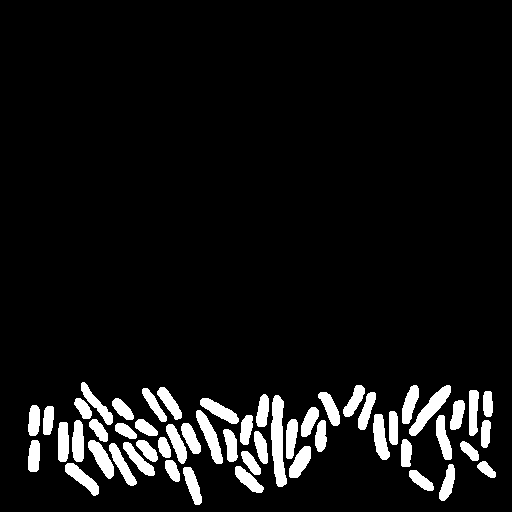
#> input picture gt_elf_fluo.tif, 512 x 512 px, found by its file name; the run also reads 1 picture not shown here
$ python evalfluodata.py   (Python 2 division)   (older library calls are emulated)
#> lines starting #> are read from the running program, lines starting #| are printed output that depends on the picture; after the words box and inside, x2 and y2 are one past the last pixel; in counts of white or black regions, pixels touching at a corner belong together
### createbacteria.py
''''
img is the classified image
'''


import numpy as np
import cv2
from matplotlib import pyplot as plt
import skimage.morphology as skmorph
from scipy.ndimage import label
import scipy as sp
import gaussianRectangle
from sklearn.cluster import k_means_
import itertools
import sklearn

def findAreaDistribution(img):
    '''
    findAreaDistribution(img)--> sizearray, containing area of all objects
    '''
    uniq = np.unique(img)
    uniq = uniq[uniq>0]
    sizearray = np.zeros_like(uniq)
    for ii, jj in enumerate(uniq):
        sizearray[ii] = np.sum(img==jj)
    return(sizearray)

def removeBoundaryLabel(labelimg):
    '''
       removeBoundaryLabel(labelimg)-> outimg boundary labels removed
    '''

    boundlab = np.unique( np.concatenate(( labelimg[0,:] , labelimg[:,0] ,labelimg[-1,:], labelimg[:,-1])  ) )
    boundlab = boundlab[boundlab>0]
    for ii in boundlab:
        labelimg[labelimg==ii]=0
    return(labelimg)


def labelDilation(img, window):

    '''labelDilation(img, window) -->dilimage

    input (labeled image, window size)

    '''


    wsize = window/2
    gt = img
    dilimage = np.copy(img)
    for ii in np.arange(window, gt.shape[0]-window,1 ):
        for jj in np.arange(window, gt.shape[1]-window,1 ):
            if(np.sum(gt[ii-wsize:ii+wsize+1,jj-wsize:jj+wsize+1]) !=0 and gt[ii,jj]==0):
                dilimage[ii,jj] = findMaxOccurance(gt[ii-wsize:ii+wsize+1,jj-wsize:jj+wsize+1])
    return(dilimage)


def evaluateSegmentation2(glabel, bacteriaregion):
    '''
    evaluateSegmentation2(glabel, bacteriaregion)--> recall, precision, fmeasure, dicescore
     version2
    '''
    labelvals = np.unique(glabel)
    baclabels = np.unique(bacteriaregion)
    baclabels = baclabels[baclabels>0]
    visited = np.zeros_like(baclabels)

    recall = np.zeros(labelvals.shape[0])
    precision = np.zeros(labelvals.shape[0])
    accuracy = np.zeros(labelvals.shape[0])
    fmeasure = np.zeros(labelvals.shape[0])
    dicescore =np.zeros(labelvals.shape[0])

    for ii in np.arange(1,labelvals.shape[0]):
        temp = glabel == labelvals[ii]
        temparray = bacteriaregion[temp]
        vals = np.unique(temparray)
        countval = np.zeros((vals.shape))
        if (vals.shape[0] > 1):
            for jj in range(vals.shape[0]):
                countval[jj] = temparray.tolist().count(vals[jj])
        maxoverlaplabel = vals[countval.argmax()]
        if(maxoverlaplabel!=0):
            coverageingt = temparray.tolist().count(maxoverlaplabel)/np.float64(temparray.shape[0])
            bacloc = np.argwhere(bacteriaregion == maxoverlaplabel)
            coverageinbac = temp[bacloc[:,0],bacloc[:,1]].tolist().count(True)/np.float64(bacloc.shape[0])
            #if (coverageingt > 0.6 and coverageinbac > 0.6):
            if (coverageingt > 0.0 and coverageinbac > 0.0):

                visited[np.argwhere(baclabels==maxoverlaplabel)[0][0]] = 1

                tp = np.float64(temparray.tolist().count(maxoverlaplabel))
                fn = np.float64(temparray.shape[0] - tp)
                fp = np.float64(bacloc.shape[0] - tp)
                recall[ii] = tp/(tp + fn)
                precision[ii] = tp/(tp + fp)
                accuracy[ii] = tp/(tp + fn + fp)
                fmeasure[ii] = (2*precision[ii]*recall[ii])/(precision[ii] + recall[ii])
                dicescore[ii] = 2*tp/(fp + fn + 2*tp)

    for ii in baclabels[np.argwhere(visited!=1)]:
        recall = np.append(recall,0)
        precision = np.append(precision,0)
        accuracy = np.append(accuracy,0)
        fmeasure = np.append(fmeasure,0)
        dicescore = np.append(dicescore,0)

    return(recall, precision, fmeasure, dicescore)


# [121 lines left out: functions findAverageimage, rotateImage, cenMoment, ellipseParam, not called in this run]

def findMaxOccurance(data):
    '''
    findMaxOccurance(data)-->maxoccur
    finds the element which repeats maximum
    '''
    uniqdata = np.unique(data)
    uniqdata = uniqdata[uniqdata>0]
    sizelist = []
    for ii in range(uniqdata.shape[0]):
        sizelist.append(np.sum(data==uniqdata[ii]))
    maxoccur = uniqdata[np.argmax(sizelist)]
    return(maxoccur)


# [802 lines left out: functions kmeanCluster, mergeCells2, findCombinations, mergeCell, fitEllipseImage, findConvexImage and 32 more, not called in this run]

### evalfluodata.py
#%%


import time
import sys
import createbacteria  as cb
import numpy as np
from matplotlib import pyplot as plt
from matplotlib.legend_handler import HandlerLine2D
import cv2
import time
import scipy.io as sio


def fthreshValue(fmeasure,binval):
    a = np.linspace(0, 1, binval)
    fthresh = np.zeros((a.shape[0]))
    for ii in range(a.shape[0]):
        fthresh[ii] = (fmeasure > a[ii] ).tolist().count(True)
    return(fthresh/fmeasure.shape[0])

bincount = 100
LINEWIDTH = 1
FONTSIZE = 18
font = {'family' : 'normal',
        'weight' : 'normal',
        'size'   : FONTSIZE}

plt.rc('font', **font)


#%% micro phase dataset
startime = time.time()
gt = cv2.imread('/Users/sajithks/Documents/project_cell_tracking/processed/result_comparisons/segmentation/dataset/johan_fluo/gt_elf_fluo.tif',cv2.CV_LOAD_IMAGE_UNCHANGED)
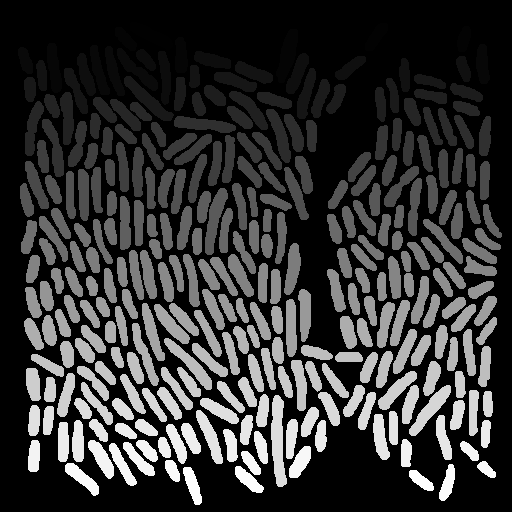
#> gt: shape (512, 512) uint16; min 0, max 308, mean 63; drawn with min black and max white
gt = cb.removeBoundaryLabel(gt)
#> in removeBoundaryLabel, `boundlab = np.unique( np.concatenate(( labelimg[0,:] , labelimg[:,0] ,..`: boundlab = [0]
#> in removeBoundaryLabel, `boundlab = boundlab[boundlab>0]`: boundlab = empty array
gt = cb.labelDilation(gt,3)
#> the loop in labelDilation, `for ii in np.arange(window, gt.shape[0]-window,1 ):` made 506 passes
#> after the loop in labelDilation, `for ii in np.arange(window, gt.shape[0]-window,1 ):`: dilimage: shape (512, 512) uint16; 12.96% of pixels changed, all inside (x1, y1, x2, y2) = (17, 15, 503, 506)

#cbaout = cv2.imread('/Users/sajithks/Documents/project_cell_tracking/phase images from elf/fluoout.tif',cv2.CV_LOAD_IMAGE_UNCHANGED)
cbaout = cv2.imread('cba_fluo_outimg.tif',cv2.CV_LOAD_IMAGE_UNCHANGED)
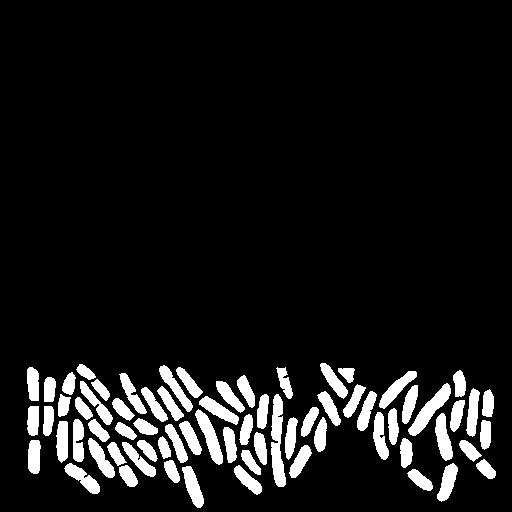
#> input picture cba_fluo_outimg.tif, 512 x 512 px
#> cbaout: shape (512, 512) uint16; min 0, max 325, mean 68.3
cbaout = cb.removeBoundaryLabel(cbaout)
cbaout = cb.labelDilation(cbaout,3)
#> after the loop in labelDilation (call 2), `for ii in np.arange(window, gt.shape[0]-window,1 ):`: dilimage: shape (512, 512) uint16; min 0, max 325, mean 90.8


cbafilt = cv2.imread('cba_fluo_filterout.tif',cv2.CV_LOAD_IMAGE_UNCHANGED)
#> cbafilt: shape (512, 512) uint16; min 0, max 325, mean 68.1
cbafilt = cb.removeBoundaryLabel(cbafilt)
cbafilt = cb.labelDilation(cbafilt,3)
#> call 3 of labelDilation, with window = 3
#> after the loop in labelDilation (call 3), `for ii in np.arange(window, gt.shape[0]-window,1 ):`:
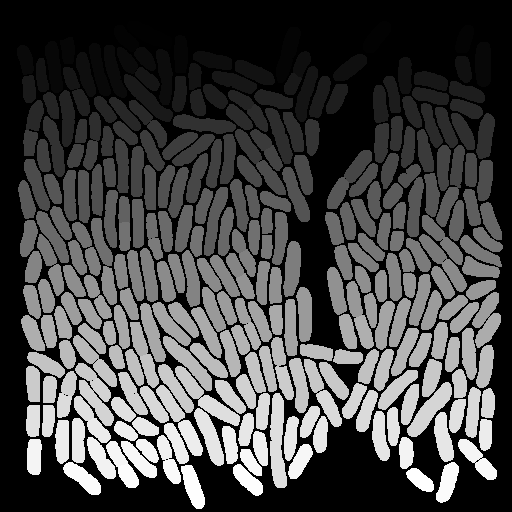
#> dilimage: shape (512, 512) uint16; min 0, max 325, mean 90.6; drawn with min black and max white

cbasmooth = cv2.imread('cba_fluo_smoothout.tif',cv2.CV_LOAD_IMAGE_UNCHANGED)
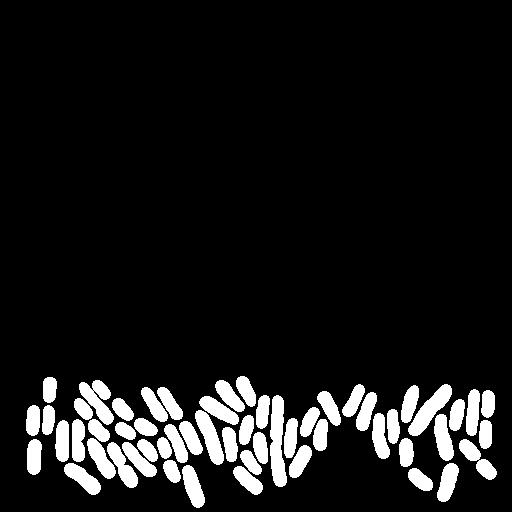
#> input picture cba_fluo_smoothout.tif, 512 x 512 px
#> cbasmooth: shape (512, 512) uint16; min 0, max 310, mean 79.7
cbasmooth = cb.removeBoundaryLabel(cbasmooth)
cbasmooth = cb.labelDilation(cbasmooth,3)
#> call 4 of labelDilation, with window = 3
#> after the loop in labelDilation (call 4), `for ii in np.arange(window, gt.shape[0]-window,1 ):`:
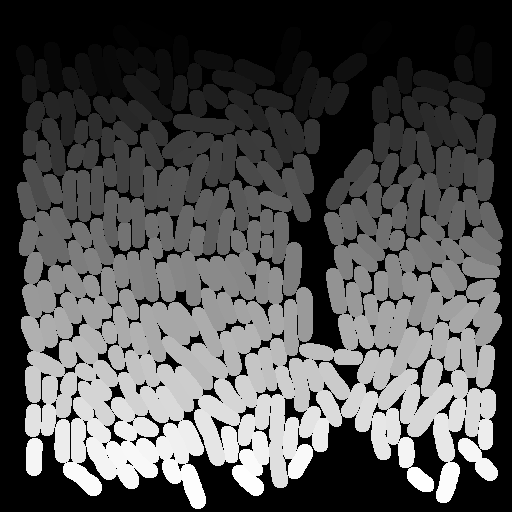
#> dilimage: shape (512, 512) uint16; min 0, max 310, mean 99.9; drawn with min black and max white

mamle = cv2.imread('mamle_elf_fluo.tif',cv2.CV_LOAD_IMAGE_UNCHANGED)
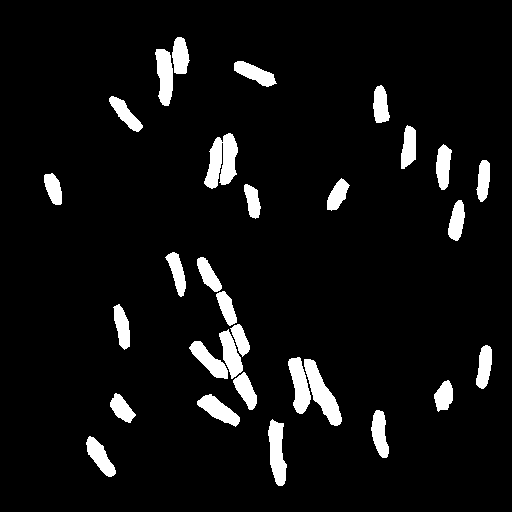
#> input picture mamle_elf_fluo.tif, 512 x 512 px
#> mamle: shape (512, 512) uint16; min 0, max 286, mean 85.1

mamle = cb.removeBoundaryLabel(mamle)
#microb = cb.labelDilation(microb,3)

#plot save location

plotloc = ''


matfile = sio.loadmat( 'fluo.mat')
#> (reads fluo.mat from the repository)

metrics = matfile['metrics']

recall1, precision1, fmeasure1, dicescore1 = cb.evaluateSegmentation2(gt, cbaout)
#> the loop in evaluateSegmentation2, `for ii in baclabels[np.argwhere(visited!=1)]:` made 18 passes
#> ii on passes 1 to 12: [1], [14], [27], [31], [46], [66], [74], [76], [102], [124], [141], [149]
recall2, precision2, fmeasure2, dicescore2 = cb.evaluateSegmentation2(gt, cbafilt)
#> the loop in evaluateSegmentation2 (call 2), `for ii in baclabels[np.argwhere(visited!=1)]:` made 17 passes
recall3, precision3, fmeasure3, dicescore3 = cb.evaluateSegmentation2(gt, cbasmooth)
#recall4, precision4, fmeasure4, dicescore4 = cb.evaluateSegmentation2(gt, microb)

recall4 = metrics[:,0]
precision4 = metrics[:,1]
fmeasure4 = metrics[:,2]
dicescore4 = metrics[:,3]

recall5, precision5, fmeasure5, dicescore5 = cb.evaluateSegmentation2(gt, mamle)


ft1 = fthreshValue(fmeasure1, bincount)
ft2 = fthreshValue(fmeasure2, bincount)
ft3 = fthreshValue(fmeasure3, bincount)
ft4 = fthreshValue(fmeasure4, bincount)
ft5 = fthreshValue(fmeasure5, bincount)


xval = np.linspace(0, 1, bincount)


plt.figure()#, plt.plot(xval, ft1, label='outimg','')#, xval, ft2, 'b', xval, ft3, 'r', xval, ft4, 'g'),plt.title('F-score Elf phase'),plt.legend(('line1','line2','line3','line4'),('outimg','filterout','smoothout','microbetracker')),plt.show()
line1, = plt.plot(xval, ft1, label='CBA',color = [.2,.4,.6])
#line1, = plt.plot(xval, ft1, label='CBA',color = 'k')

line2, = plt.plot(xval, ft2, label='CBA + filtering',color = 'r', linestyle = '--')
line3, = plt.plot(xval, ft3, label='CBA + filtering + smoothing',color = 'g', linestyle = ':' ,marker = '')
line4, = plt.plot(xval, ft4, label='Microbetracker',color = 'b', linestyle = '-')
line5, = plt.plot(xval, ft5, label='MAMLE',color = 'y', linestyle = '-')

plt.xlabel('F-score ', fontsize=30),plt.ylabel('cumulative % of cells', fontsize=30)

# [4 lines of commented-out code are left out]
plt.yticks(np.arange(0, 1.25, .25),np.arange(0, 125, 25))

plt.xticks(np.arange(0,1.25,.5))
plt.tick_params(axis='both', which='major', labelsize=30)

#frame=plt.gca()
#frame.axes.get_xaxis().set_visible(False)
#frame.axes.get_yaxis().set_visible(False)
plt.savefig(plotloc+'fluofscorecumul.png',bbox_inches='tight')
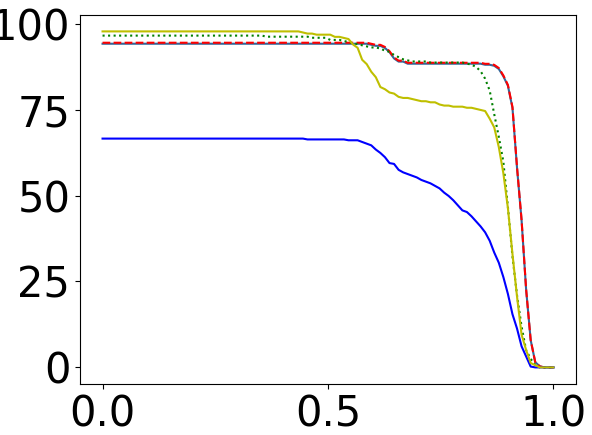
#> figure drawn by matplotlib, 1 panel; curve peaks at x = 0, y = 0.942; curve peaks at x = 0, y = 0.945; curve peaks at x = 0, y = 0.966

# recall
binvals = 100
xval = np.linspace(0, 1, binvals)

# [95 lines of commented-out code are left out]
a1 = cb.findAreaDistribution(gt)
a2 = cb.findAreaDistribution(cbaout)
a3 = cb.findAreaDistribution(cbafilt)
a4 = cb.findAreaDistribution(cbasmooth)
#a5 = cb.findAreaDistribution(microb)

#> (the run stopped early here; a loop or call above may not have finished)
